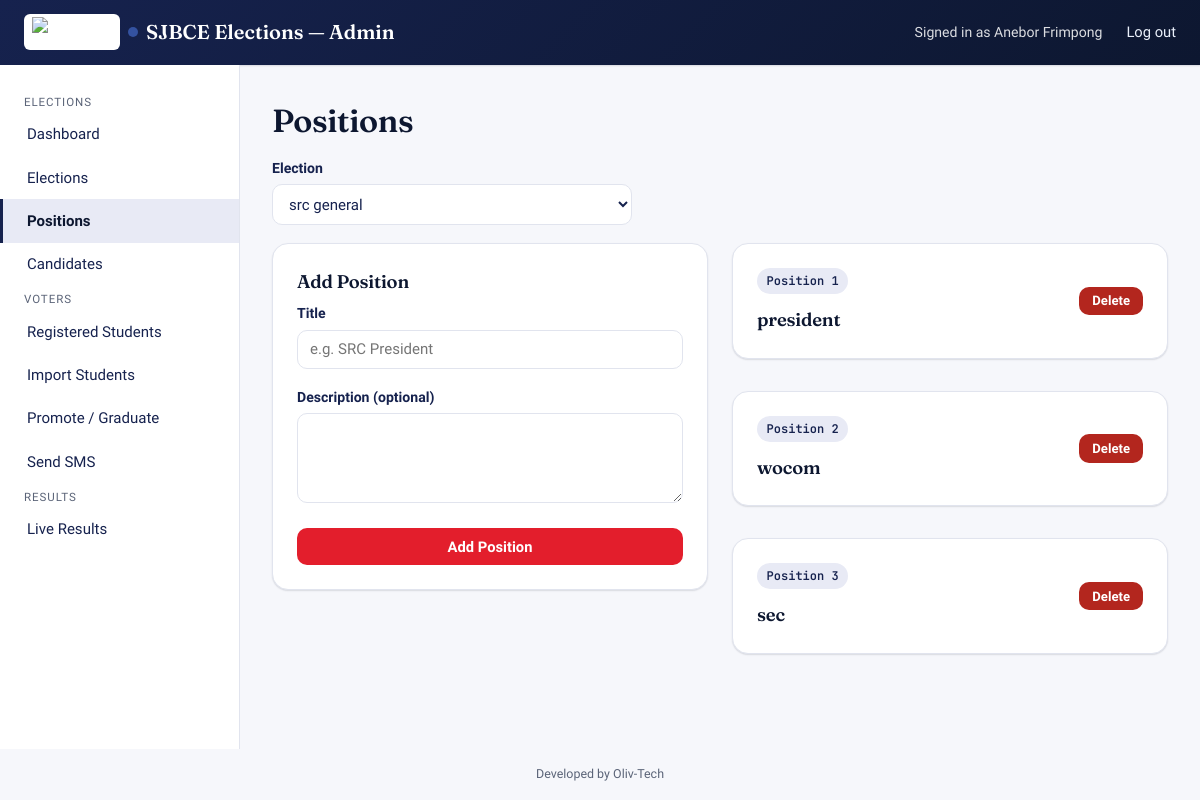
The app's page /positions.php (signed in) with its own data.
### tables this page shows
CREATE TABLE `positions` (
  `id` bigint(20) UNSIGNED NOT NULL,
  `election_id` bigint(20) UNSIGNED NOT NULL,
  `title` varchar(100) NOT NULL,
  `description` text DEFAULT NULL,
  `display_order` int(11) NOT NULL DEFAULT 0,
  `created_at` datetime NOT NULL DEFAULT current_timestamp()
);

### functions.php (called while the page is built, shortened)
<?php
function h(?string $value): string
{
    return htmlspecialchars($value ?? '', ENT_QUOTES, 'UTF-8');
}

### positions.php (the view, shortened to what this page needs)
<?php
$pdo = get_db();
$elections = $pdo->query('SELECT id, title, status FROM elections ORDER BY created_at DESC')->fetchAll();
$electionId = (int) ($_GET['election_id'] ?? ($elections[0]['id'] ?? 0));
$positions = [];
if ($electionId) {
    $stmt = $pdo->prepare('SELECT * FROM positions WHERE election_id = ? ORDER BY display_order, id');
    $stmt->execute([$electionId]);
    $positions = $stmt->fetchAll();
}
require __DIR__ . '/../includes/header_admin.php';
?>
<h1>Positions</h1>
<div class="form-group" style="max-width:360px;">
  <label for="election_select">Election</label>
  <select id="election_select" onchange="location.href='<?= BASE_URL ?>admin/positions.php?election_id='+this.value">
    <?php foreach ($elections as $e): ?>
      <option value="<?= $e['id'] ?>" <?= $e['id'] == $electionId ? 'selected' : '' ?>><?= h($e['title']) ?></option>
    <?php endforeach; ?>
  </select>
</div>
<?php if (!$elections): ?>
  <div class="card"><p class="muted">Create an election first.</p></div>
<?php else: ?>
<div class="grid-2" style="align-items:start;">
  <div class="card">
    <h3>Add Position</h3>
    <form method="post">
      <div class="form-group">
        <label for="ptitle">Title</label>
        <input type="text" id="ptitle" name="title" required placeholder="e.g. SRC President">
      </div>
      <div class="form-group">
        <label for="pdesc">Description (optional)</label>
        <textarea id="pdesc" name="description" rows="2"></textarea>
      </div>
      <button type="submit" class="btn btn-primary btn-block">Add Position</button>
    </form>
  </div>
  <div>
    <?php foreach ($positions as $i => $p): ?>
      <div class="card mb-lg">
        <div class="flex-between">
          <div>
            <span class="position-tag">Position <?= $i + 1 ?></span>
            <h3 style="margin:0;"><?= h($p['title']) ?></h3>
          </div>
          <form method="post" onsubmit="return confirm('Delete this position and all its candidates?');">
            <button class="btn btn-danger btn-sm">Delete</button>
          </form>
        </div>
      </div>
    <?php endforeach; ?>
  </div>
</div>
<?php endif; ?>
<?php require __DIR__ . '/../includes/footer_admin.php'; ?>

### style.css (style rules this page uses)
:root { --wine: #16224E; --wine-dark: #0D1730; --wine-tint: #E8EAF5; --sky: #3452A0; --sky-deep: #26397A; --sky-tint: #EAF0FB; --red: #E31E2C; --red-dark: #A9141F; --red-tint: #FCE8E9; --white: #FFFFFF; --paper: #F6F7FB; --ink: #16224E; --ink-soft: #5B6478; --line: #E1E4EE; --success: #2E7D4F; --success-tint:#E4F3EA; --danger: #B3261E; --danger-tint: #FBE9E7; --warning: #A5670F; --warning-tint:#FBF0DE; --font-display: 'Fraunces', Georgia, serif; --font-body: 'Source Sans 3', system-ui, -apple-system, sans-serif; --font-mono: 'JetBrains Mono', ui-monospace, monospace; --radius: 10px; --radius-lg: 16px; --shadow-sm: 0 1px 2px rgba(13, 23, 48, 0.08), 0 1px 1px rgba(13,23,48,0.05); --shadow-md: 0 8px 24px rgba(13, 23, 48, 0.14); --sidebar-w: 240px; }
* { box-sizing: border-box; }
body { margin: 0; font-family: var(--font-body); background: var(--paper); color: var(--ink); line-height: 1.5; -webkit-font-smoothing: antialiased; }
h1, h2, h3, h4 { font-family: var(--font-display); color: var(--wine-dark); margin: 0 0 0.4em; font-weight: 600; letter-spacing: -0.01em; }
h1 { font-size: 2rem; }
h3 { font-size: 1.15rem; }
.card { background: var(--white); border: 1px solid var(--line); border-radius: var(--radius-lg); box-shadow: var(--shadow-sm); padding: 1.5rem; }
.position-tag { display: inline-flex; align-items: center; gap: 0.4rem; font-family: var(--font-mono); font-size: 0.75rem; font-weight: 600; color: var(--wine); background: var(--wine-tint); padding: 0.25rem 0.6rem; border-radius: 100px; margin-bottom: 0.75rem; }
.btn { display: inline-flex; align-items: center; justify-content: center; gap: 0.4rem; padding: 0.55rem 1.1rem; border-radius: var(--radius); border: 1px solid transparent; font-weight: 600; font-size: 0.92rem; font-family: var(--font-body); cursor: pointer; text-decoration: none; transition: filter 0.15s ease, background 0.15s ease; }
.btn-primary { background: var(--red); color: var(--white); }
.btn-danger { background: var(--danger); color: var(--white); }
.btn-sm { padding: 0.35rem 0.75rem; font-size: 0.82rem; }
.btn-block { width: 100%; }
.form-group { margin-bottom: 1.1rem; }
label { display: block; font-weight: 600; font-size: 0.88rem; margin-bottom: 0.35rem; color: var(--ink); }
input[type=text], input[type=email], input[type=password], input[type=tel], input[type=datetime-local], input[type=file], select, textarea { width: 100%; padding: 0.6rem 0.75rem; border: 1px solid var(--line); border-radius: var(--radius); font-family: var(--font-body); font-size: 0.94rem; background: var(--white); color: var(--ink); }
textarea { resize: vertical; min-height: 90px; }
.flex-between { display: flex; align-items: center; justify-content: space-between; }
.mb-lg { margin-bottom: 2rem; }
.grid-2 { display: grid; grid-template-columns: 1fr 1fr; gap: 1.5rem; }

### records on screen
positions: title "president"
positions: title "wocom"
positions: title "sec"

### other values on screen
$_SESSION['admin_name'] "Anebor Frimpong"
form field value "src general"
